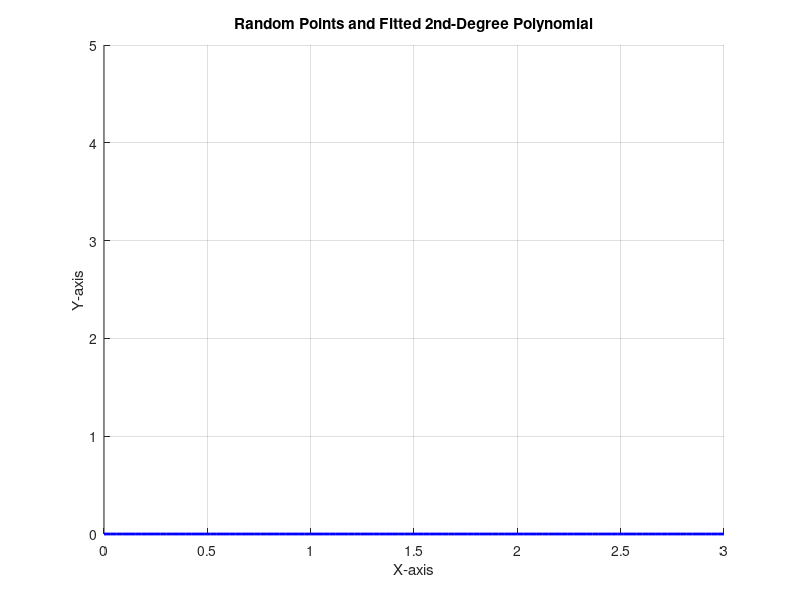

This figure's MATLAB source:
%Problem 3
figure;

% Set limits for the plot (region [0, 3] x [0, 5])
xlim([0 3]);
ylim([0 5]);
xlabel('X-axis');
ylabel('Y-axis');
title('Random Points and Fitted 2nd-Degree Polynomial');

% Instructions for the user
disp('Click on the plot to select 10 points. Press Enter when done.');

% Get 10 points using ginput
n = 10; % Number of points to collect
[x, y] = ginput(n); % Click on the plot to select 10 points

% Plot the selected points as red circles
hold on;
plot(x, y, 'ro', 'MarkerFaceColor', 'r');  % Red circles for the points

% Fit a 2nd-degree polynomial to the points using polyfit
p = polyfit(x, y, 2);  % p contains the coefficients of the polynomial

% Generate a set of points for the fitted polynomial
x_fit = linspace(0, 3, 100);  % Generate 100 points between 0 and 3
y_fit = polyval(p, x_fit);  % Evaluate the polynomial at each x point

% Plot the fitted 2nd-degree polynomial
plot(x_fit, y_fit, 'b-', 'LineWidth', 2);  % Blue line for the fitted polynomial

% Display the polynomial coefficients
disp('Polynomial coefficients for the 2nd-degree fit:');
disp(p);

% Grid on
grid on;